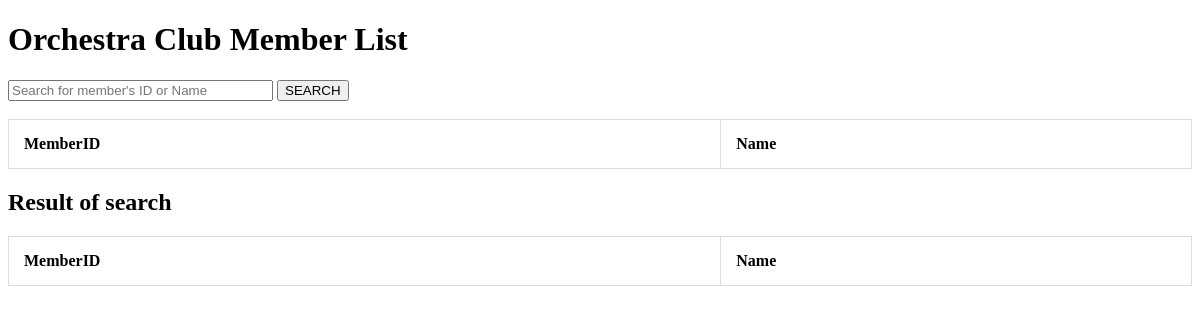
Before: /sdp_assignment/orchestra2.php with the older database file.
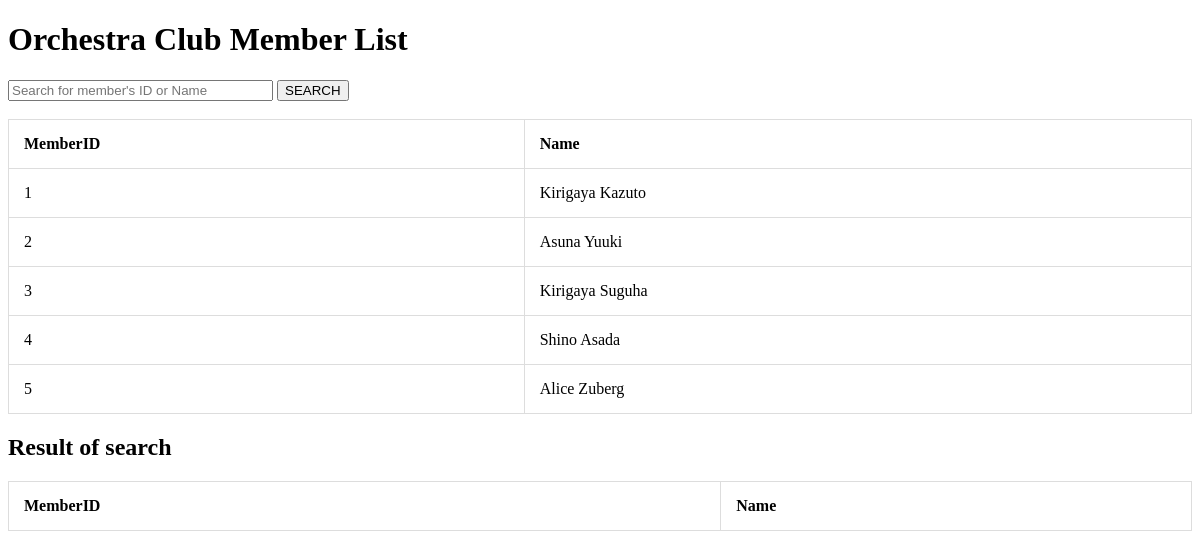
After: the same page with the newer database file.
### tables this page shows
CREATE TABLE IF NOT EXISTS `orchestramemberlist` (
  `MemberID` int NOT NULL AUTO_INCREMENT,
  `MemberName` varchar(255) NOT NULL,
  PRIMARY KEY (`MemberID`)
);

### sdp_assignment/orchestra2.php (the view, shortened to what this page needs)
<?php
include("conn.php");
?>
<!DOCTYPE html>
<html>
<head>
    <h1>Orchestra Club Member List</h1>
</head>
<body>
<form method = "post">
<input type="text" name="orchestramember" placeholder="Search for member's ID or Name" size= "30" required/>
<input type ="submit" name="searchname" value="SEARCH"/><br><br>
</form>
<table>
    <tr>
        <th>MemberID</th>
        <th>Name</th>
    </tr>
    <?php
    $sql = "SELECT * FROM orchestramemberlist";
    $result = $con->query($sql);
    while($data = $result->fetch_assoc()){
        echo ("<tr>");
        echo ("<td>" . $data['MemberID'] . "</td>");
        echo ("<td>" . $data['MemberName'] . "</td>");
        echo ("</tr>");}
    ?>
</table>
<h2>Result of search</h2>
<table>
    <tr>
        <th>MemberID</th>
        <th>Name</th>
    </tr>
    </table>
</body>
</html>

Changed rows visible on the page:
added orchestramemberlist: MemberID "1", MemberName "Kirigaya Kazuto"
added orchestramemberlist: MemberID "2", MemberName "Asuna Yuuki"
added orchestramemberlist: MemberID "3", MemberName "Kirigaya Suguha"
added orchestramemberlist: MemberID "4", MemberName "Shino Asada"
added orchestramemberlist: MemberID "5", MemberName "Alice Zuberg"
